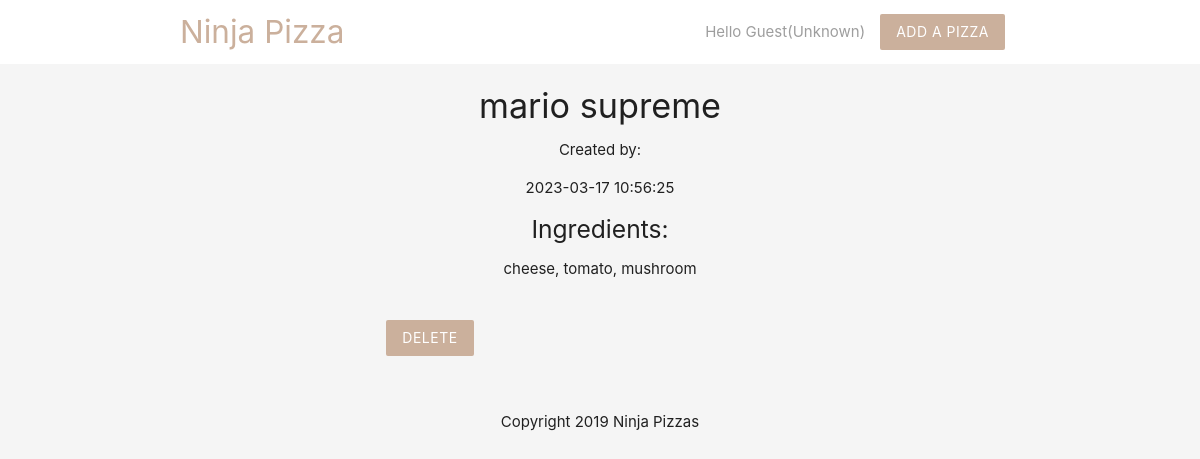
Page /details.php?id=5 on the committed database.
### tables this page shows
CREATE TABLE `pizzas` (
  `id` int(11) NOT NULL,
  `title` varchar(255) NOT NULL,
  `ingredients` varchar(255) NOT NULL,
  `email` varchar(255) NOT NULL,
  `created_at` timestamp NOT NULL DEFAULT current_timestamp()
);

### details.php (the view, shortened to what this page needs)
<?php
	include('confiq/db_connect.php');
	if(isset($_GET['id'])){
		$id = mysqli_real_escape_string($conn,$_GET['id']);
		$sql = "SELECT * FROM pizzas WHERE id = $id";
		$result = mysqli_query($conn,$sql);
		$pizza = mysqli_fetch_assoc($result);
	}
 ?>
 <!DOCTYPE html>
 <html>
<?php include('templates/header.php'); ?>
<div class="container center grey-txt">
	<?php if($pizza): ?>
		<h4><?php echo htmlspecialchars($pizza['title']); ?></h4>
		<p>Created by: <?php htmlspecialchars($pizza['email']); ?></p>
		<p><?php echo date($pizza['created_at']); ?></p>
		<h5>Ingredients: </h5>
		<p><?php echo htmlspecialchars($pizza['ingredients']); ?></p>
		<form action="details.php" method="POST">
			<input type="submit" name="delete" value="Delete" class="btn brand z-depth-0">
		</form>
	<?php else: ?>
		<h5>No such pizza exists</h5>
	<?php endif; ?>
</div>
<?php include('templates/footer.php'); ?>
 </html>

### templates/header.php (style rules this page uses)
.brand { background: #cbb09c !important; }
form { max-width: 460px ; margin: 20px; padding: 20px; }

### rows in the picture
pizzas: title "mario supreme", created_at "2023-03-17 10:56:25", ingredients "cheese, tomato, mushroom"

### other values in the picture
$name "Guest"
$gender "Unknown"
